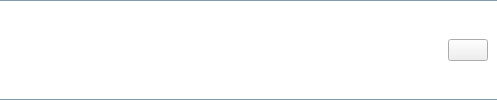
<?xml version="1.0" encoding="UTF-8"?>
<ui version="4.0">
 <class>track</class>
 <widget class="QWidget" name="track">
  <property name="geometry">
   <rect>
    <x>0</x>
    <y>0</y>
    <width>497</width>
    <height>100</height>
   </rect>
  </property>
  <property name="windowTitle">
   <string>Form</string>
  </property>
  <property name="styleSheet">
   <string notr="true">QWidget#track{
	background: transparent;
}</string>
  </property>
  <layout class="QVBoxLayout" name="verticalLayout">
   <property name="spacing">
    <number>0</number>
   </property>
   <property name="leftMargin">
    <number>0</number>
   </property>
   <property name="topMargin">
    <number>0</number>
   </property>
   <property name="rightMargin">
    <number>0</number>
   </property>
   <property name="bottomMargin">
    <number>0</number>
   </property>
   <item>
    <widget class="QWidget" name="widget" native="true">
     <property name="styleSheet">
      <string notr="true"> QWidget#widget
       {
		  
        background-image:url(:/icons/texture.png);
		 background-clip: border;
        border-image: none; 
 		 border-top: 1px solid rgba(40,93,115,153) ;
 		 border-bottom: 1px solid rgba(40,93,115,153) ;

}
</string>
     </property>
     <layout class="QHBoxLayout" name="horizontalLayout">
      <property name="spacing">
       <number>0</number>
      </property>
      <property name="leftMargin">
       <number>0</number>
      </property>
      <property name="topMargin">
       <number>0</number>
      </property>
      <property name="rightMargin">
       <number>0</number>
      </property>
      <property name="bottomMargin">
       <number>0</number>
      </property>
      <item>
       <widget class="RemotePixmapLabel" name="icon">
        <property name="minimumSize">
         <size>
          <width>100</width>
          <height>100</height>
         </size>
        </property>
        <property name="styleSheet">
         <string notr="true">background:transparent;
border:none;
padding: 6px;</string>
        </property>
        <property name="frameShape">
         <enum>QFrame::StyledPanel</enum>
        </property>
        <property name="text">
         <string/>
        </property>
        <property name="pixmap">
         <pixmap>:/icons/sidebar/album.png</pixmap>
        </property>
        <property name="scaledContents">
         <bool>true</bool>
        </property>
        <property name="margin">
         <number>0</number>
        </property>
       </widget>
      </item>
      <item>
       <layout class="QGridLayout" name="gridLayout">
        <property name="leftMargin">
         <number>9</number>
        </property>
        <property name="topMargin">
         <number>9</number>
        </property>
        <property name="bottomMargin">
         <number>9</number>
        </property>
        <property name="verticalSpacing">
         <number>7</number>
        </property>
        <item row="0" column="0">
         <widget class="ElidedLabel" name="title">
          <property name="sizePolicy">
           <sizepolicy hsizetype="Preferred" vsizetype="MinimumExpanding">
            <horstretch>0</horstretch>
            <verstretch>0</verstretch>
           </sizepolicy>
          </property>
          <property name="font">
           <font>
            <pointsize>12</pointsize>
            <weight>75</weight>
            <bold>true</bold>
           </font>
          </property>
          <property name="styleSheet">
           <string notr="true">background:transparent;
</string>
          </property>
          <property name="text">
           <string/>
          </property>
         </widget>
        </item>
        <item row="1" column="0">
         <widget class="ElidedLabel" name="summary">
          <property name="sizePolicy">
           <sizepolicy hsizetype="Expanding" vsizetype="Expanding">
            <horstretch>0</horstretch>
            <verstretch>0</verstretch>
           </sizepolicy>
          </property>
          <property name="styleSheet">
           <string notr="true">background:transparent;</string>
          </property>
          <property name="text">
           <string/>
          </property>
         </widget>
        </item>
        <item row="2" column="0">
         <layout class="QHBoxLayout" name="horizontalLayout_2">
          <item>
           <widget class="QLabel" name="meta">
            <property name="sizePolicy">
             <sizepolicy hsizetype="Ignored" vsizetype="Expanding">
              <horstretch>0</horstretch>
              <verstretch>0</verstretch>
             </sizepolicy>
            </property>
            <property name="font">
             <font>
              <pointsize>9</pointsize>
              <italic>true</italic>
             </font>
            </property>
            <property name="styleSheet">
             <string notr="true">background:transparent;</string>
            </property>
            <property name="text">
             <string/>
            </property>
           </widget>
          </item>
         </layout>
        </item>
       </layout>
      </item>
      <item>
       <layout class="QVBoxLayout" name="verticalLayout_2">
        <property name="rightMargin">
         <number>9</number>
        </property>
        <item>
         <widget class="QPushButton" name="info">
          <property name="sizePolicy">
           <sizepolicy hsizetype="Maximum" vsizetype="Fixed">
            <horstretch>0</horstretch>
            <verstretch>0</verstretch>
           </sizepolicy>
          </property>
          <property name="styleSheet">
           <string notr="true"/>
          </property>
          <property name="text">
           <string/>
          </property>
          <property name="icon">
           <iconset resource="icons.qrc">
            <normaloff>:/icons/information-line.png</normaloff>:/icons/information-line.png</iconset>
          </property>
         </widget>
        </item>
       </layout>
      </item>
     </layout>
    </widget>
   </item>
  </layout>
 </widget>
 <customwidgets>
  <customwidget>
   <class>ElidedLabel</class>
   <extends>QLabel</extends>
   <header>widgets/elidedlabel.h</header>
  </customwidget>
  <customwidget>
   <class>RemotePixmapLabel</class>
   <extends>QLabel</extends>
   <header>remotepixmaplabel.h</header>
  </customwidget>
 </customwidgets>
 <resources>
  <include location="icons.qrc"/>
 </resources>
 <connections/>
</ui>
